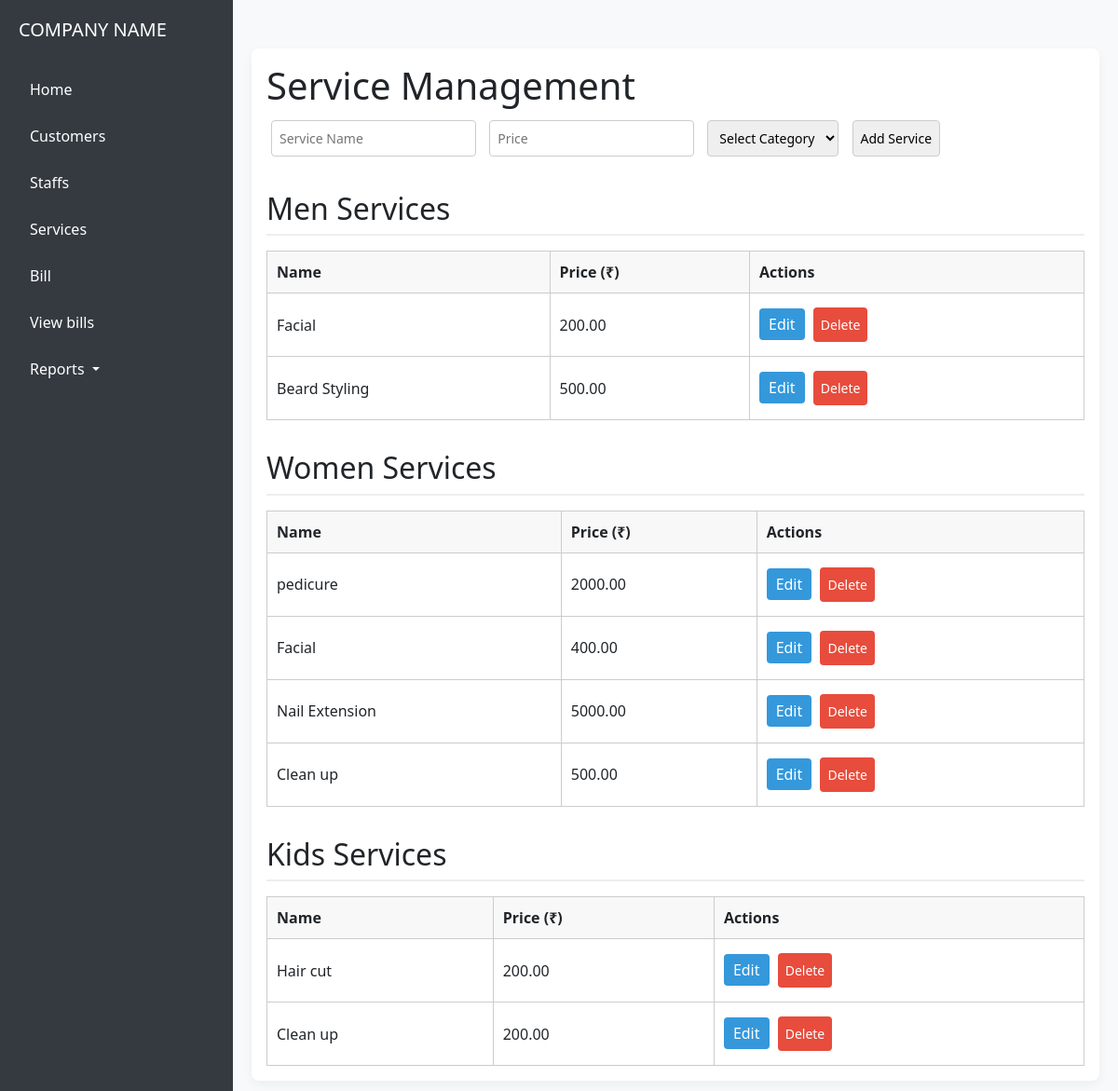
Page /services/ on the committed database.
### core/models.py (models this page shows, shortened)
class Service(models.Model):
    CATEGORY_CHOICES = (
        ('men', 'Men'),
        ('women', 'Women'),
        ('kids', 'Kids'),
    )
    name = models.CharField(max_length=100)
    price = models.DecimalField(max_digits=8, decimal_places=2)
    category = models.CharField(max_length=10, choices=CATEGORY_CHOICES)

### core/views.py (the view)
# urls.py: path('services/', views.service_list, name='service_list'),
def service_list(request):
    from django.db.models import Prefetch
    services = Service.objects.all()
    categories = ['men', 'women', 'kids']
    services_by_category = {cat: services.filter(category=cat) for cat in categories}
    return render(request, 'core/service_list.html', {
        'services_by_category': services_by_category
    })

### core/templates/core/service_list.html (shortened to what this page needs)
{% extends 'core/base.html' %}
{% block content %}
<div class="container">
    <h1>Service Management</h1>
    <form method="post" action="{% url 'service_add' %}">
        <input type="text" name="name" placeholder="Service Name" required>
        <input type="number" step="0.01" name="price" placeholder="Price" required>
        <select name="category" required>
            <option value="">Select Category</option>
        </select>
        <button type="submit">Add Service</button>
    </form>
    {% for category, services in services_by_category.items %}
        <h2>{{ category|title }} Services</h2>
        <table>
            <thead>
                <tr>
                    <th>Name</th>
                    <th>Price (₹)</th>
                    <th>Actions</th>
                </tr>
            </thead>
            <tbody>
                {% for service in services %}
                <tr>
                    <td>{{ service.name }}</td>
                    <td>{{ service.price }}</td>
                    <td class="actions">
                        <a href="{% url 'service_edit' service.id %}">Edit</a>
                        <form method="post" action="{% url 'service_delete' service.id %}" style="display:inline;">
                            <button type="submit" onclick="return confirm('Are you sure you want to delete this service?')">Delete</button>
                        </form>
                    </td>
                </tr>
                {% endfor %}
            </tbody>
        </table>
    {% endfor %}
</div>
{% endblock %}

### core/templates/core/base.html (style rules this page uses)
body { margin: 0; font-family: 'Segoe UI', sans-serif; }

### core/templates/core/service_list.html (style rules this page uses)
.container { max-width: 1000px; margin: 2rem auto; padding: 1rem; background: #fff; border-radius: 8px; box-shadow: 0 4px 12px rgba(0,0,0,0.05); }
h2 { margin-top: 2rem; border-bottom: 2px solid #eee; padding-bottom: 0.5rem; }
table { width: 100%; border-collapse: collapse; margin-top: 1rem; }
th, td { padding: 10px; border: 1px solid #ccc; text-align: left; }
th { background: #f8f8f8; }
form input, form select, form button { padding: 8px; margin: 5px; font-size: 14px; border-radius: 4px; border: 1px solid #ccc; }
.actions a, .actions form { display: inline-block; }
.actions form { margin: 0; }
.actions button { background: #e74c3c; color: white; border: none; cursor: pointer; }
.actions a { background: #3498db; color: white; padding: 5px 10px; text-decoration: none; border-radius: 4px; }

### rows in the picture
Service: name "Facial", price "200.00"
Service: name "Beard Styling", price "500.00"
Service: name "pedicure", price "2000.00"
Service: name "Facial", price "400.00"
Service: name "Nail Extension", price "5000.00"
Service: name "Clean up", price "500.00"
Service: name "Hair cut", price "200.00"
Service: name "Clean up", price "200.00"

### other values in the picture
{{ category|title }} "Men" "Women" "Kids"
